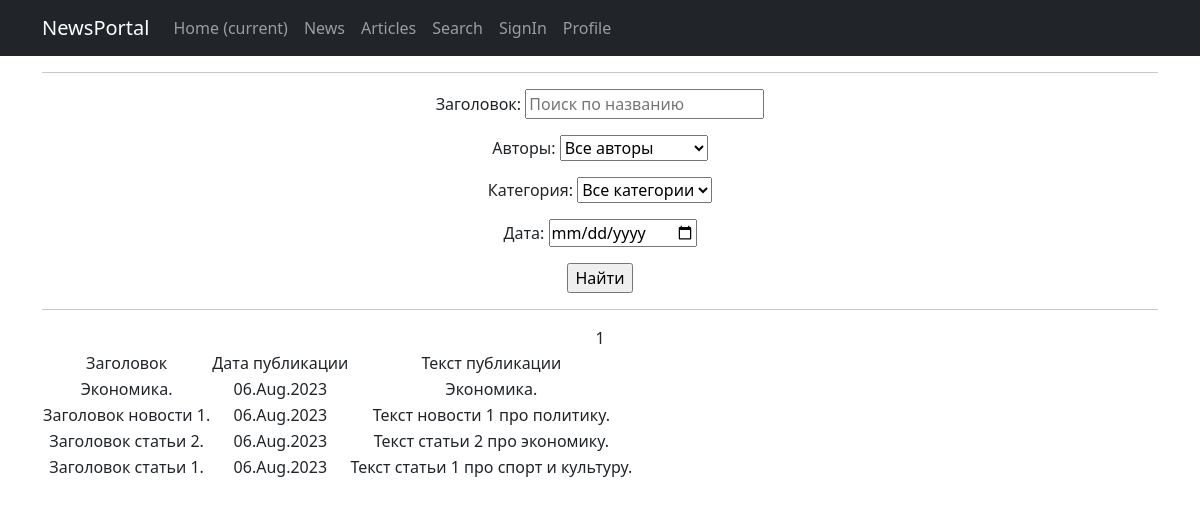
The app's page /posts/search/ (signed in), older data.
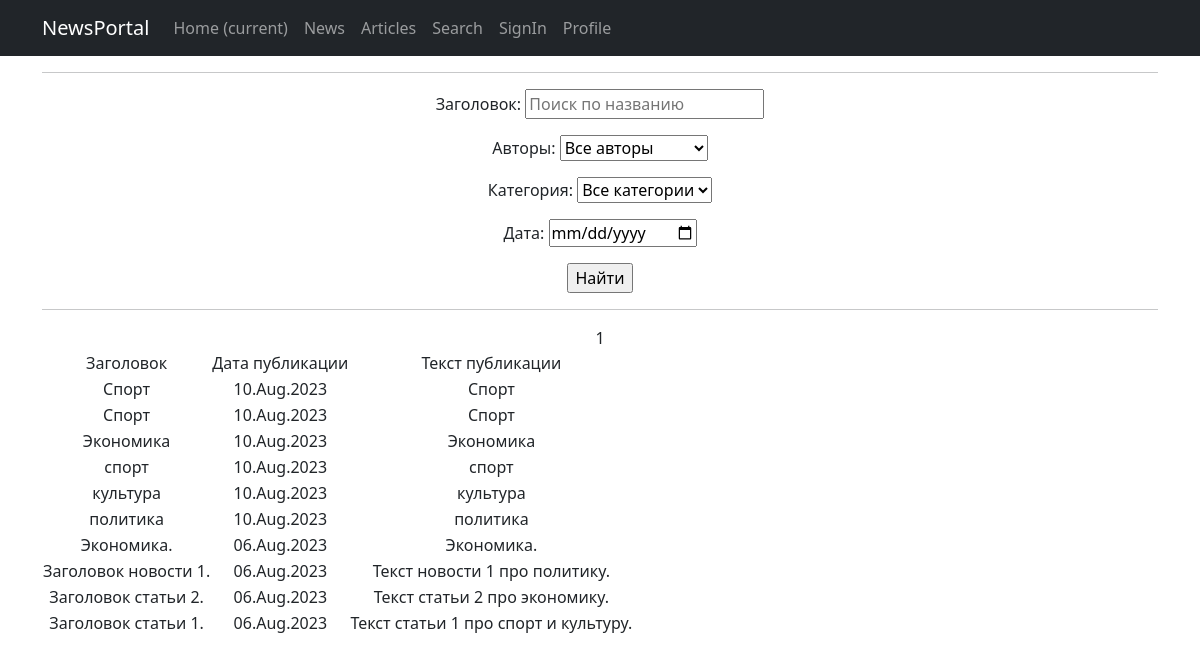
The same page, newer data.
### news/models.py (models this page shows, shortened)
class Post(models.Model):
    article = 'AR'
    news = 'NE'
    POSITIONS = [
        (article, 'Статья'),
        (news, 'Новости')
    ]
    post_type = models.CharField(max_length=2, choices=POSITIONS, default=news)
    created = models.DateTimeField(auto_now_add=True)
    title = models.CharField(max_length=255)
    text = models.TextField()
    post_rating = models.IntegerField(default=0)
    author = models.ForeignKey(Author, on_delete=models.CASCADE)
    category = models.ManyToManyField(Category, through='PostCategory')

### news/views.py (the view)
# urls.py: path('posts/search/', PostSearch.as_view(), name='post_search'),
class PostSearch(LoginRequiredMixin, ListView):
    model = Post
    ordering = '-created'
    template_name = 'search.html'
    context_object_name = 'posts'
    paginate_by = 10
    def get_queryset(self):
        queryset = super().get_queryset()
        self.filterset = PostFilter(self.request.GET, queryset)
        return self.filterset.qs
    def get_context_data(self, **kwargs):
        context = super().get_context_data(**kwargs)
        context['filterset'] = self.filterset
        return context

### news/models.py (called while the page is built)
    def __str__(self):
        return self.name

### news/templatetags/custom_filters.py (called while the page is built)
@register.filter()
def censor(value):
    words = value.split()
    result = []
    for word in words:
        if word in bad_words:
            result.append(word[0] + "*"*(len(word)-2) + word[-1])
        else:
            result.append(word)
    return " ".join(result)

### templates/search.html (shortened to what this page needs)
{% extends 'flatpages/default.html' %}
{% load custom_filters %}
{% load custom_tags %}
{% load cache %}
{% block content %}
    <hr>
    <form action="" method="get">
        {{ filterset.form.as_p }}
        <input type="submit" value="Найти" />
    </form>
    <hr>
    {{ page_obj.number }}
    {% if posts %}
        <table>
            <tr>
                <td>Заголовок</td>
                <td>Дата публикации</td>
                <td>Текст публикации</td>
            </tr>
            {% for post in posts %}
            <tr>
                <td>{{ post.title|censor }}</td>
                <td>{{ post.created|date:'d.M.Y' }}</td>
                <td>{{ post.text|truncatewords:20|censor }}</td>
            </tr>
            {% endfor %}
        </table>
    {% else %}
        <h2>Публикаций нет!</h2>
    {% endif %}
{% endblock content %}

Row changes from the older to the newer data that the page shows:
added Post: title|censor "Спорт", created "10.Aug.2023", text|censor "Спорт"
added Post: title|censor "Спорт", created "10.Aug.2023", text|censor "Спорт"
added Post: title|censor "Экономика", created "10.Aug.2023", text|censor "Экономика"
added Post: title|censor "спорт", created "10.Aug.2023", text|censor "спорт"
added Post: title|censor "культура", created "10.Aug.2023", text|censor "культура"
added Post: title|censor "политика", created "10.Aug.2023", text|censor "политика"
